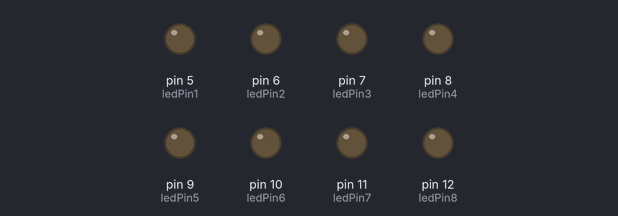
The sketch below on a simulated Arduino Uno, built with avr-gcc and run on an emulated ATmega328P. Shown: output pins drawn as LEDs (lit = HIGH).

Above: at 0.05 s.
At 2.4 s:
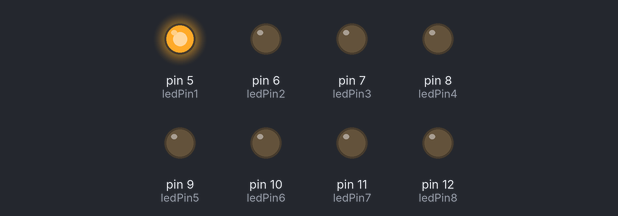
Timing chart, 0 to 3.7 s (numbered marks = the images above):
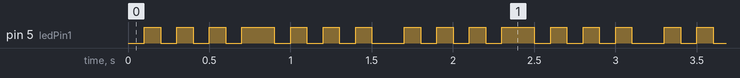

The sketch:

SortidesiEntradesDigitals1.2.ino.ino
```cpp
/*************************************************************************************************
**                                                                                              **
**                              Descripció del programa                                         **
**                                                                                              **
*************************************************************************************************/

//******  Includes  ******************************************************************************


//******  Variables   ****************************************************************************

int timer = 100;
int ledPin1 = 5;
int ledPin2 = 6;
int ledPin3 = 7;
int ledPin4 = 8;
int ledPin5 = 9;
int ledPin6 = 10;
int ledPin7 = 11;
int ledPin8 = 12;


//******  Setup  *********************************************************************************

 void setup() {

    pinMode(ledPin1, OUTPUT);
    pinMode(ledPin2, OUTPUT);
    pinMode(ledPin3, OUTPUT);
    pinMode(ledPin4, OUTPUT);
    pinMode(ledPin5, OUTPUT);
    pinMode(ledPin6, OUTPUT);
    pinMode(ledPin7, OUTPUT);
    pinMode(ledPin8, OUTPUT);

}

//******  Loop  **********************************************************************************

void loop() {

  digitalWrite(ledPin1 , LOW);
  delay(timer);
  digitalWrite(ledPin1 , HIGH);
  delay(timer);
  digitalWrite(ledPin1 , LOW);
  delay(timer);
  digitalWrite(ledPin1 , HIGH);
  delay(timer);
  digitalWrite(ledPin1 , LOW);
  delay(timer);
  digitalWrite(ledPin1 , HIGH);
  delay(timer);
  digitalWrite(ledPin1 , LOW);
  delay(timer);
  digitalWrite(ledPin1 , HIGH);
  delay(timer);

  digitalWrite(ledPin1 , HIGH);
  delay(timer);
  digitalWrite(ledPin1 , LOW);
  delay(timer);
  digitalWrite(ledPin1 , HIGH);
  delay(timer);
  digitalWrite(ledPin1 , LOW);
  delay(timer);
  digitalWrite(ledPin1 , HIGH);
  delay(timer);
  digitalWrite(ledPin1 , LOW);
  delay(timer);
  digitalWrite(ledPin1 , HIGH);
  delay(timer);
  digitalWrite(ledPin1 , LOW);
  delay(timer);


}
```

Measured:
- by itself, pin 5 (ledPin1): repeats every 1.6 s: 2 × (LOW 0.10 s, HIGH 0.10 s), LOW 0.10 s, HIGH 0.20 s, 3 × (LOW 0.10 s, HIGH 0.10 s), LOW 0.20 s, HIGH 0.10 s
